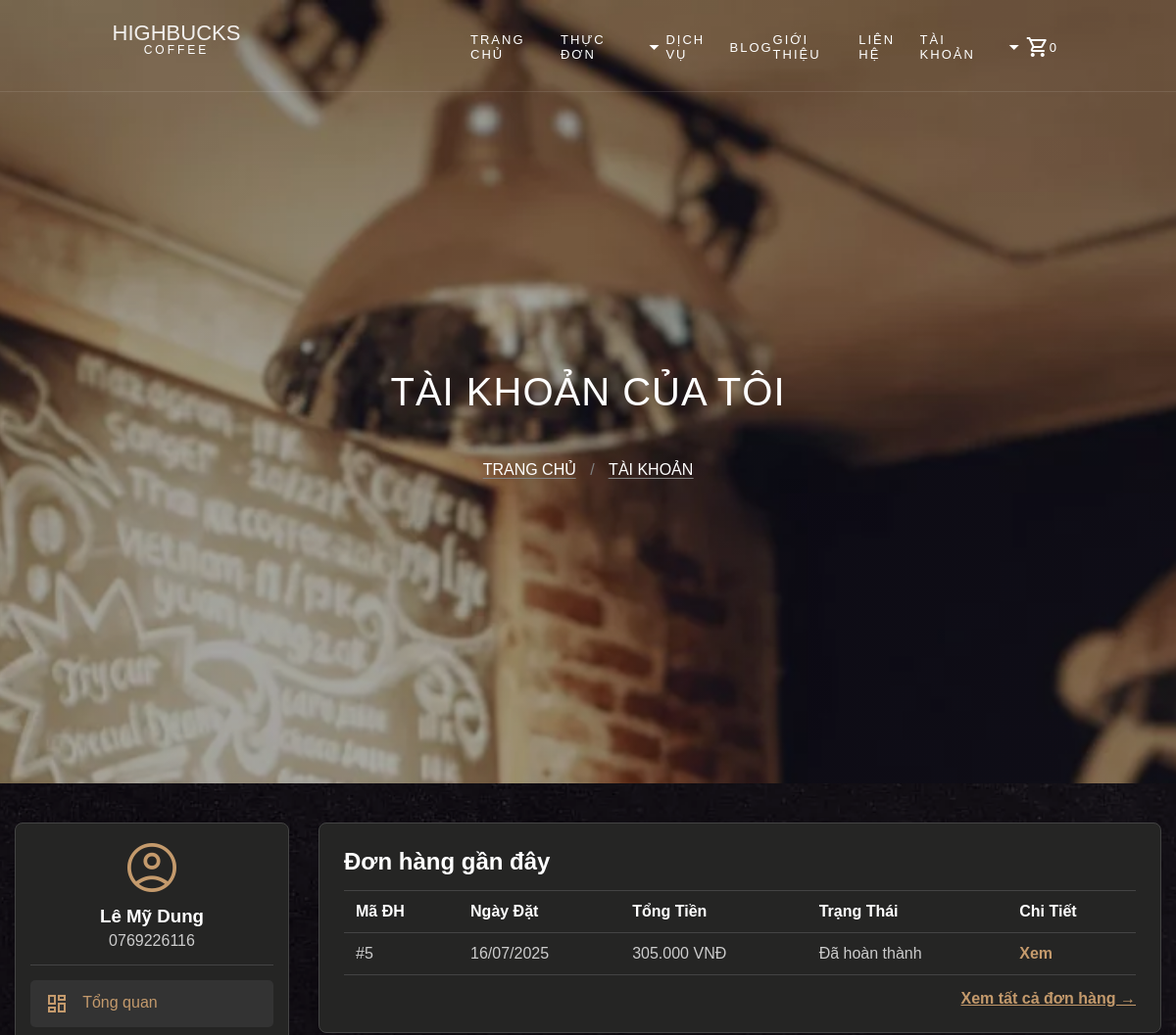
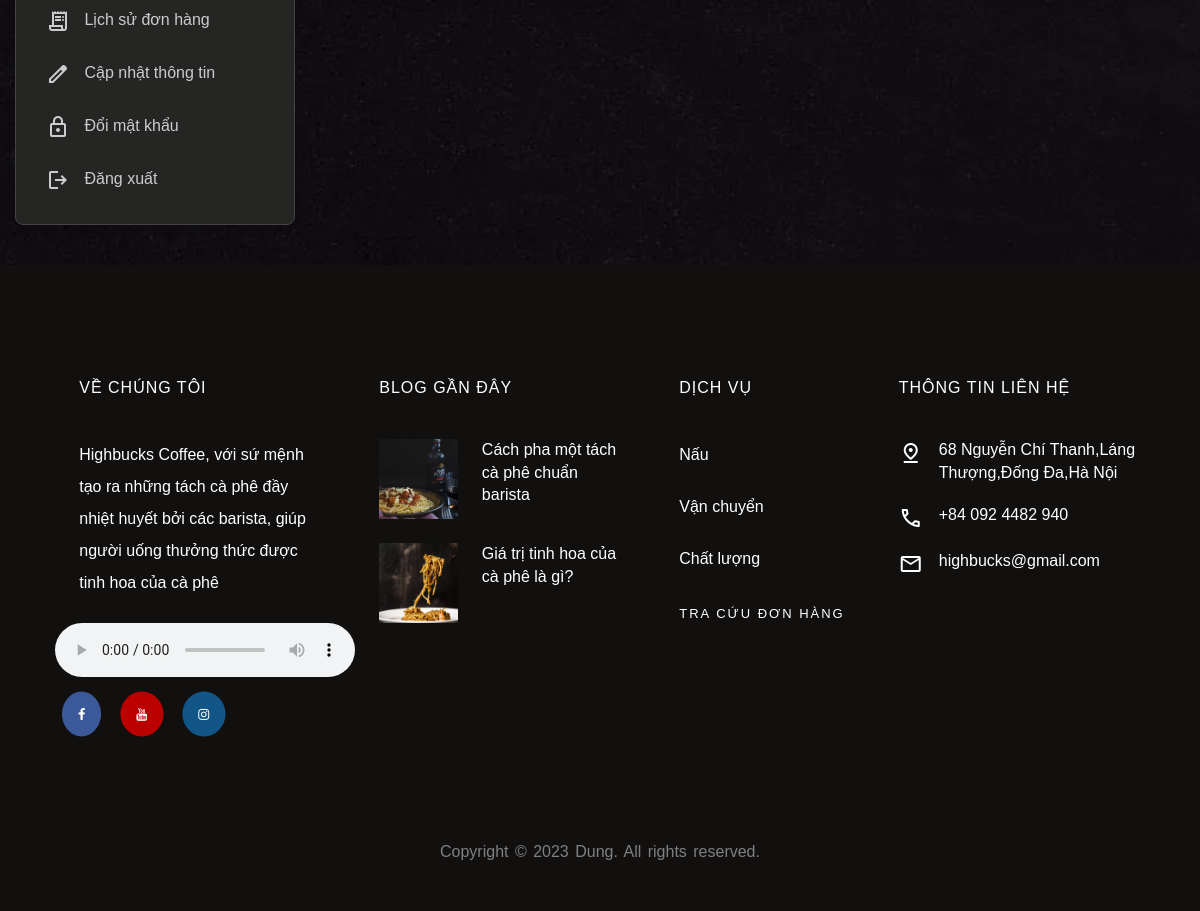
Page /Page/my_account.php (signed in) on the committed database (2 pictures, top to bottom).
### tables this page shows
CREATE TABLE IF NOT EXISTS `taikhoan` (
  `idTaiKhoan` int NOT NULL AUTO_INCREMENT,
  `HoTen` varchar(255) DEFAULT NULL,
  `sdt` varchar(11) DEFAULT NULL,
  `MatKhau` char(100) DEFAULT NULL,
  `DiaChi` varchar(255) DEFAULT NULL,
  `ChucVu` varchar(45) DEFAULT 'Khách hàng',
  PRIMARY KEY (`idTaiKhoan`)
);

CREATE TABLE IF NOT EXISTS `donhang` (
  `idDonHang` int NOT NULL AUTO_INCREMENT,
  `idTaiKhoan` int DEFAULT NULL,
  `TenNguoiNhan` varchar(255) DEFAULT NULL,
  `SoDienThoaiNhan` varchar(11) DEFAULT NULL,
  `DiaChiNhan` varchar(255) DEFAULT NULL,
  `NgayDat` datetime DEFAULT CURRENT_TIMESTAMP,
  `TongTien` decimal(10,0) DEFAULT NULL,
  `TrangThai` varchar(255) DEFAULT 'Đợi xác nhận',
  PRIMARY KEY (`idDonHang`)
);

### Page/my_account.php (the view, shortened to what this page needs)
<?php
include_once '../PHP/Connect.php';
$id_tai_khoan = $_SESSION['id'];
$sql_user = "SELECT HoTen, sdt, DiaChi FROM taikhoan WHERE idTaiKhoan = ?";
$stmt_user = $conn->prepare($sql_user);
$stmt_user->bind_param("i", $id_tai_khoan);
$stmt_user->execute();
$user = $stmt_user->get_result()->fetch_assoc();
$sql_orders = "SELECT idDonHang, NgayDat, TongTien, TrangThai FROM donhang WHERE idTaiKhoan = ? ORDER BY NgayDat DESC LIMIT 5";
$stmt_orders = $conn->prepare($sql_orders);
$stmt_orders->bind_param("i", $id_tai_khoan);
$stmt_orders->execute();
$recent_orders = $stmt_orders->get_result();
?>
<!DOCTYPE html>
<html lang="vi">
<head>
    <link rel="stylesheet" href="../Css/cart.css">
    <link rel="stylesheet" href="https://cdnjs.cloudflare.com/ajax/libs/font-awesome/4.7.0/css/font-awesome.min.css">
</head>
<body>
    <?php include '../PHP/Menu.php'; ?>
    <div class="banner">
        <h1>Tài khoản của tôi</h1>
        <p><a href="index.php">Trang chủ</a> / <a href="my_account.php">Tài khoản</a></p>
    </div>
    <div class="account-container">
        <div class="account-layout">
            <aside class="account-sidebar">
                <div class="profile-card">
                    <span class="material-symbols-outlined icon">account_circle</span>
                    <h3><?php echo htmlspecialchars($user['HoTen']); ?></h3>
                    <p><?php echo htmlspecialchars($user['sdt']); ?></p>
                </div>
                <nav class="account-nav">
                    <a href="my_account.php" class="active"><span class="material-symbols-outlined">dashboard</span> Tổng quan</a>
                    <a href="order_history.php"><span class="material-symbols-outlined">receipt_long</span> Lịch sử đơn hàng</a>
                    <a href="update_profile.php"><span class="material-symbols-outlined">edit</span> Cập nhật thông tin</a>
                    <a href="change_password.php"><span class="material-symbols-outlined">lock</span> Đổi mật khẩu</a>
                    <a href="../PHP/Logout.php"><span class="material-symbols-outlined">logout</span> Đăng xuất</a>
                </nav>
            </aside>
            <main class="account-main">
                <div class="content-box">
                    <h2>Đơn hàng gần đây</h2>
                    <?php if ($recent_orders->num_rows > 0): ?>
                        <table class="tbdonhang">
                            <thead>
                                <tr>
                                    <th>Mã ĐH</th>
                                    <th>Ngày Đặt</th>
                                    <th>Tổng Tiền</th>
                                    <th>Trạng Thái</th>
                                    <th>Chi Tiết</th>
                                </tr>
                            </thead>
                            <tbody>
                                <?php while ($order = $recent_orders->fetch_assoc()): ?>
                                <tr>
                                    <td>#<?php echo $order['idDonHang']; ?></td>
                                    <td><?php echo date('d/m/Y', strtotime($order['NgayDat'])); ?></td>
                                    <td><?php echo number_format($order['TongTien'], 0, ',', '.'); ?> VNĐ</td>
                                    <td><?php echo htmlspecialchars($order['TrangThai']); ?></td>
                                    <td><a href="order_details.php?id=<?php echo $order['idDonHang']; ?>">Xem</a></td>
                                </tr>
                                <?php endwhile; ?>
                            </tbody>
                        </table>
                        <a href="order_history.php" class="view-all-orders">Xem tất cả đơn hàng →</a>
                    <?php else: ?>
                        <p>Bạn chưa có đơn hàng nào.</p>
                    <?php endif; ?>
                </div>
            </main>
        </div>
    </div>
    <?php include '../PHP/Footer.php'; ?>
</body>
</html>

### Css/cart.css (style rules this page uses)
* { padding: 0; margin: 0; box-sizing: border-box; }
html,body { height: 100%; position: relative; scroll-behavior: smooth; font-family: Verdana, sans-serif; background-image: url(../Pic/bg_4.jpg); background-position: center; background-repeat: no-repeat; background-size: cover; background-attachment: fixed; color: gray; font-weight: 300; }
.banner { text-transform: uppercase; height: 100%; width: 100%; background-image: linear-gradient(rgba(0, 0, 0, 0.35), rgba(0, 0, 0, 0.35)),url(../Pic/bg_3.jpg); background-size: cover; background-position: center center; background-repeat: no-repeat; background-attachment: fixed; }
.banner h1 { text-transform: uppercase; font-size: 40px; color: #fff; line-height: 1.5; font-weight: normal; letter-spacing: 1px; position: absolute; top: 50%; left: 50%; transform: translate(-50%, -50%); }
.banner p { text-align: center; position: absolute; top: 60%; left: 50%; transform: translate(-50%, -50%); }
.banner a { text-decoration: none; border-bottom: 1px solid gray; margin: 0 10px; color: white; font-size: 16px; }
a { color: gray; }

### Page/my_account.php (style rules this page uses)
.account-container { padding: 40px 15px; max-width: 1200px; margin: 0 auto; color: #ccc; }
.account-layout { display: flex; gap: 30px; align-items: flex-start; }
.account-sidebar { flex: 0 0 280px; background: rgba(37,37,36,255); border-radius: 8px; box-shadow: 0 2px 8px rgba(0,0,0,0.1); padding: 15px; border: 1px solid #444; }
.account-main { flex: 1; }
.profile-card { text-align: center; padding-bottom: 15px; border-bottom: 1px solid #444; margin-bottom: 15px; }
.profile-card .icon { font-size: 60px; color: #c49a6c; }
.profile-card h3 { margin: 5px 0; color: #fff; }
.profile-card p { color: #ccc; }
.account-nav a { display: block; padding: 12px 15px; text-decoration: none; color: #ccc; border-radius: 5px; margin-bottom: 5px; transition: background-color 0.2s; }
.account-nav a:hover, .account-nav a.active { background-color: #333; color: #c49a6c; }
.account-nav a .material-symbols-outlined { vertical-align: middle; margin-right: 10px; }
.content-box { background: rgba(37,37,36,255); border-radius: 8px; box-shadow: 0 2px 8px rgba(0,0,0,0.1); padding: 25px; border: 1px solid #444; }
.content-box h2 { margin-top: 0; padding-bottom: 15px; border-bottom: 1px solid #444; color: #fff; }
.tbdonhang { width: 100%; border-collapse: collapse; }
.tbdonhang th, .tbdonhang td { padding: 12px; text-align: left; border-bottom: 1px solid #444; }
.tbdonhang th { color: #fff; }
.tbdonhang a { color: #c49a6c; text-decoration: none; font-weight: bold; }
.view-all-orders { display: block; text-align: right; margin-top: 15px; font-weight: bold; color: #c49a6c; }

### rows in the picture
taikhoan: HoTen "Lê Mỹ Dung", sdt "0769226116"
donhang: idDonHang "5", NgayDat "16/07/2025", TongTien "305.000", TrangThai "Đã hoàn thành"

### other values in the picture
$cart_item_count "0"
